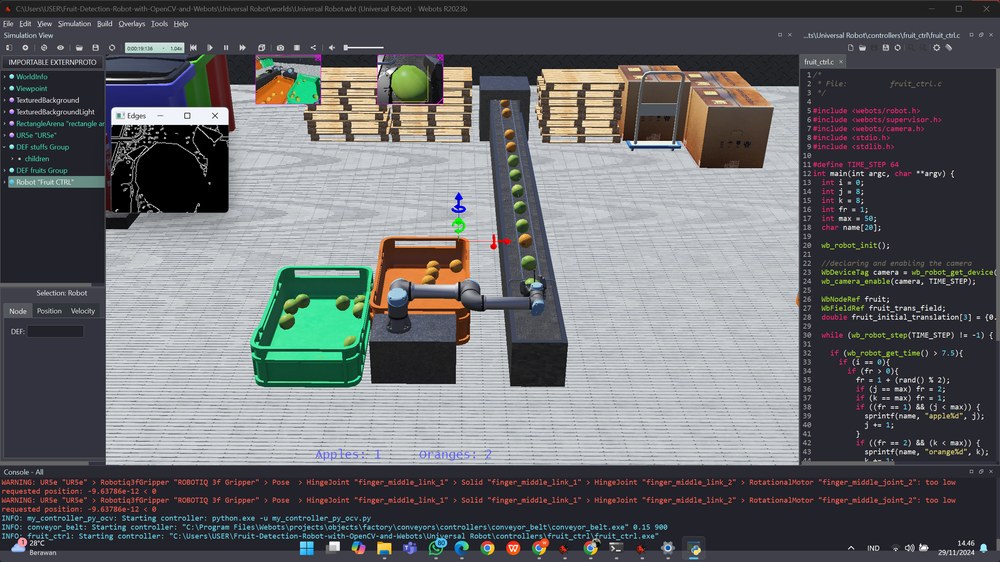
#> input picture Week 10/Fruits detection robot.png, 1000 x 562 px, shrunk from 2560 x 1440 before the run
$ jupyter execute Tugas_Robotika_Week_10.ipynb   (shell and % lines are left out)   (older library calls are emulated)
#> lines starting #> are read from the running program, lines starting #| are printed output that depends on the picture
[cell 1]
from google.colab import files
import cv2
import numpy as np
import matplotlib.pyplot as plt

# Upload gambar
uploaded = files.upload()
#> the answer given: Fruits detection robot.png
image_path = list(uploaded.keys())[0]

# Load gambar
image = cv2.imread(image_path, cv2.IMREAD_COLOR)
#> image is the input picture: shape (562, 1000, 3); mean B, G, R 105.8, 103.5, 101.8
image = cv2.cvtColor(image, cv2.COLOR_BGR2RGB)  # Convert BGR to RGB for display

# Tampilkan gambar asli
plt.imshow(image)
plt.title("Uploaded Image")
plt.axis('off')
plt.show()

[cell 2]
# Membuat filter moving average
kernel = np.ones((5, 5), np.float32) / 25
smoothed_image = cv2.filter2D(image, -1, kernel)
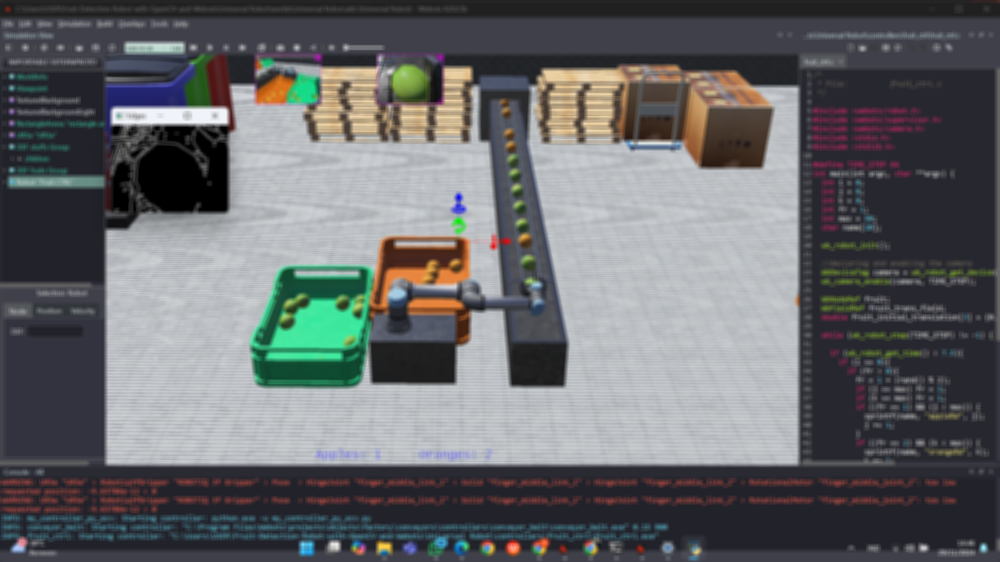
#> smoothed_image: shape (562, 1000, 3); mean R, G, B 101.8, 103.4, 105.8

# Tampilkan hasil
plt.imshow(smoothed_image)
plt.title("Moving Average Filter")
plt.axis('off')
plt.show()

[cell 3]
# Konversi ke grayscale
gray_image = cv2.cvtColor(image, cv2.COLOR_RGB2GRAY)
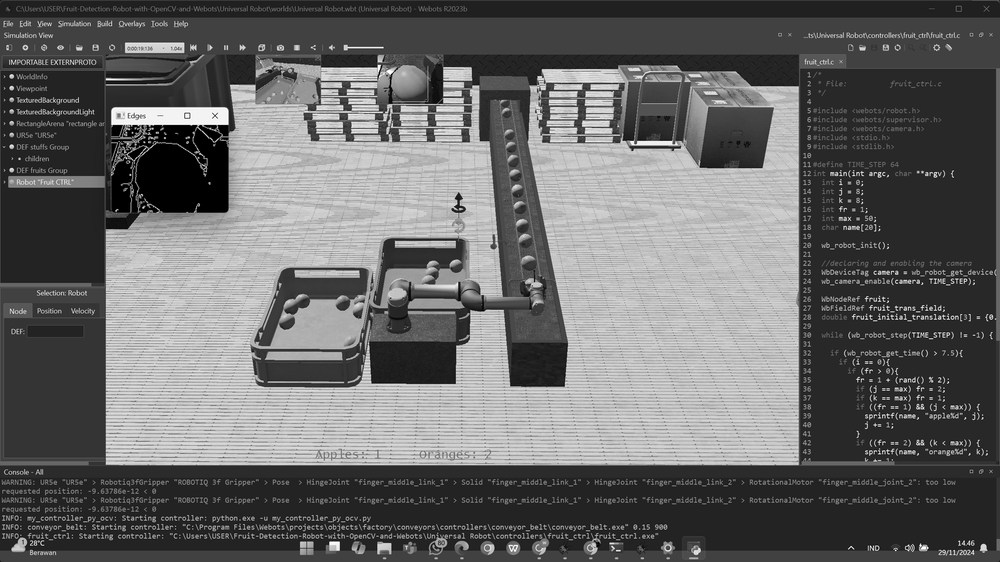
#> gray_image: shape (562, 1000); min 0, max 255, mean 103.2

# Inisialisasi SIFT
sift = cv2.SIFT_create()

# Deteksi fitur
keypoints, descriptors = sift.detectAndCompute(gray_image, None)
#> keypoints = 3165 keypoints; strongest (x, y, size): (11, 170, 2.9), (11, 76, 2.9), (11, 146, 2.9), (983, 548, 4.6)

# Gambar keypoints
sift_image = cv2.drawKeypoints(image, keypoints, None, flags=cv2.DRAW_MATCHES_FLAGS_DRAW_RICH_KEYPOINTS)
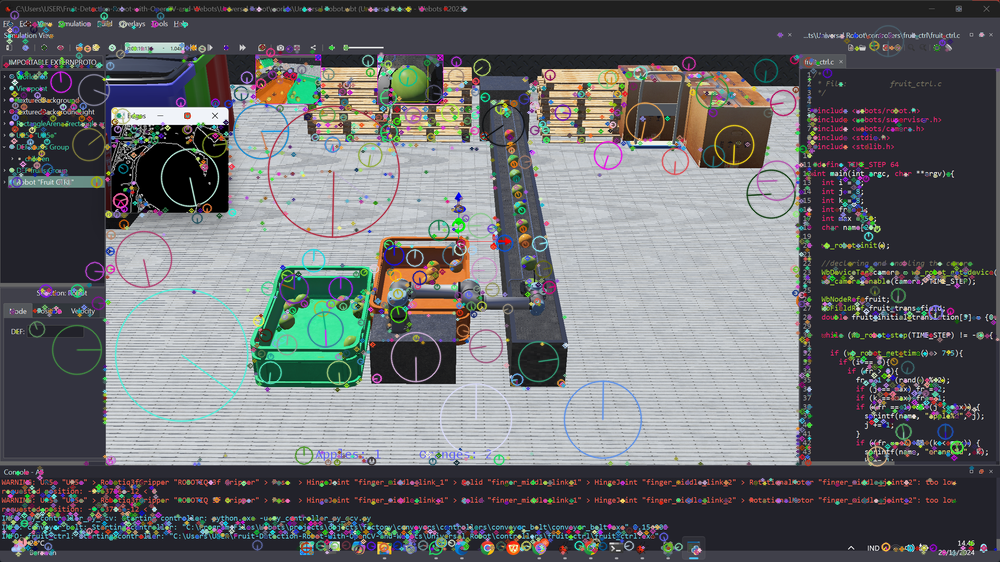
#> sift_image: shape (562, 1000, 3); mean R, G, B 103.9, 105.6, 108.2

# Tampilkan hasil
plt.imshow(sift_image)
plt.title("SIFT Feature Detection")
plt.axis('off')
plt.show()

[cell 4]
# Hitung histogram untuk masing-masing channel (RGB)
colors = ('r', 'g', 'b')
plt.figure(figsize=(10, 5))

for i, color in enumerate(colors):
    hist = cv2.calcHist([image], [i], None, [256], [0, 256])
    plt.plot(hist, color=color)
    plt.xlim([0, 256])

plt.title("Histogram Gambar")
plt.xlabel("Intensity Value")
plt.ylabel("Pixel Count")
plt.show()
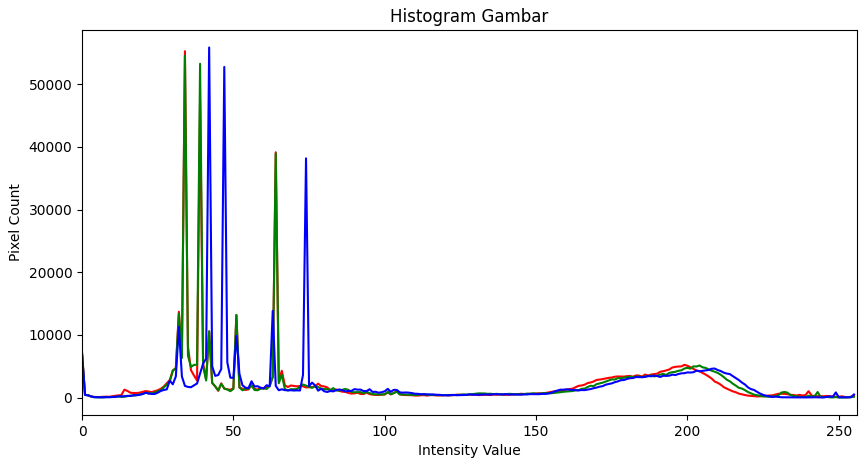
#> figure drawn by matplotlib, 1 panel; curve peaks at x = 34, y = 55270; curve peaks at x = 34, y = 54532; curve peaks at x = 42, y = 55859

[cell 5]
# Aplikasi Gaussian Blur
gaussian_blurred = cv2.GaussianBlur(image, (5, 5), 0)

# Tampilkan hasil
plt.imshow(gaussian_blurred)
plt.title("Gaussian Smoothing")
plt.axis('off')
plt.show()

[cell 6]
# Konversi ke grayscale
gray_image = cv2.cvtColor(image, cv2.COLOR_RGB2GRAY)

# Sobel filter
sobelx = cv2.Sobel(gray_image, cv2.CV_64F, 1, 0, ksize=3)  # Gradien x
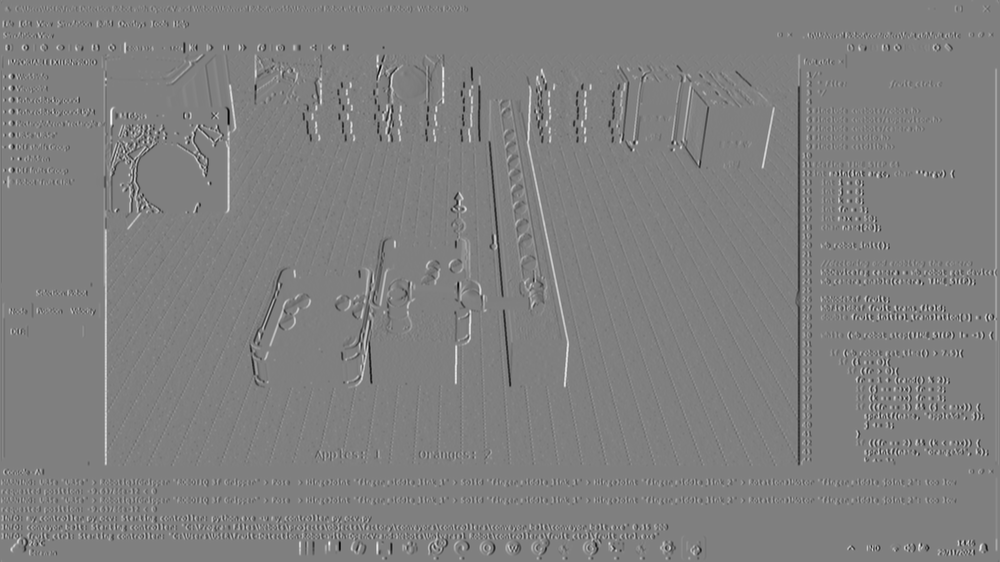
#> sobelx: shape (562, 1000) float64; min -928, max 921, mean 0.2; drawn with min black and max white
sobely = cv2.Sobel(gray_image, cv2.CV_64F, 0, 1, ksize=3)  # Gradien y
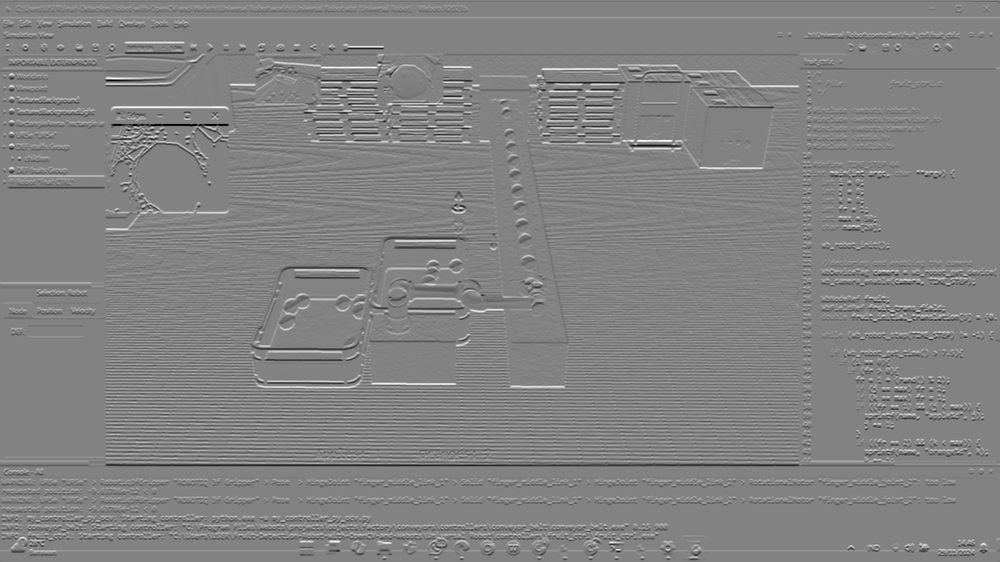
#> sobely: shape (562, 1000) float64; min -979, max 932, mean 0.3; drawn with min black and max white

# Kombinasi gradien
sobel_combined = cv2.magnitude(sobelx, sobely)
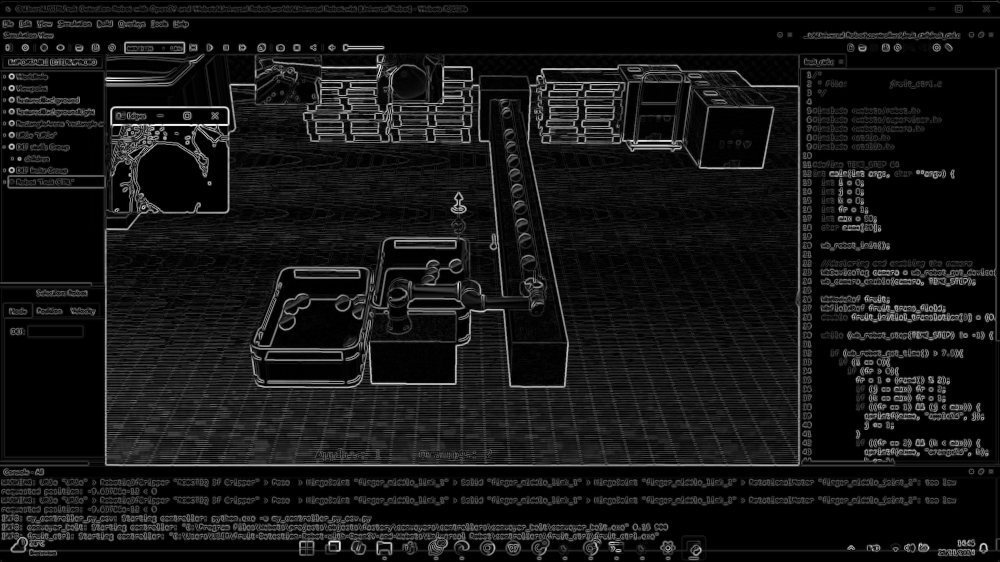
#> sobel_combined: shape (562, 1000) float64; min 0, max 992.7, mean 83.2; drawn with min black and max white

# Tampilkan hasil
plt.imshow(sobel_combined, cmap='gray')
plt.title("Sobel Edge Detection")
plt.axis('off')
plt.show()

[cell 7]
from skimage.feature import hog
from skimage import exposure

# Konversi ke grayscale
gray_image = cv2.cvtColor(image, cv2.COLOR_RGB2GRAY)

# Ekstraksi fitur HOG
hog_features, hog_image = hog(
    gray_image,
    orientations=9,
    pixels_per_cell=(8, 8),
    cells_per_block=(2, 2),
    block_norm='L2-Hys',
    visualize=True,
    feature_vector=True
)
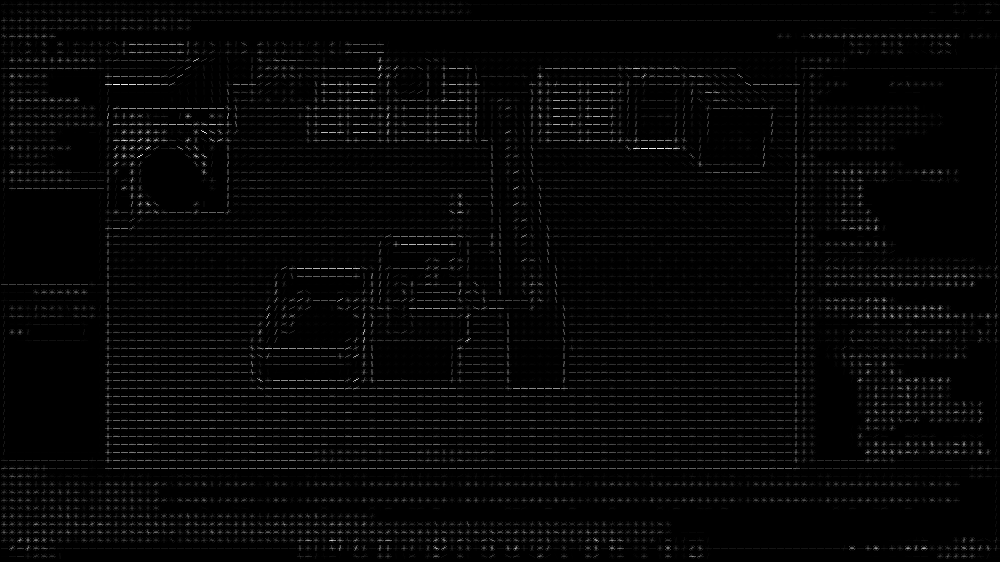
#> hog_image: shape (562, 1000) float64; min 0, max 96.71, mean 2.3; drawn with min black and max white

# Tampilkan hasil
plt.imshow(hog_image, cmap='gray')
plt.title("HOG Feature Representation")
plt.axis('off')
plt.show()

$ run again, on Week 10/SS robot visual tracking.png
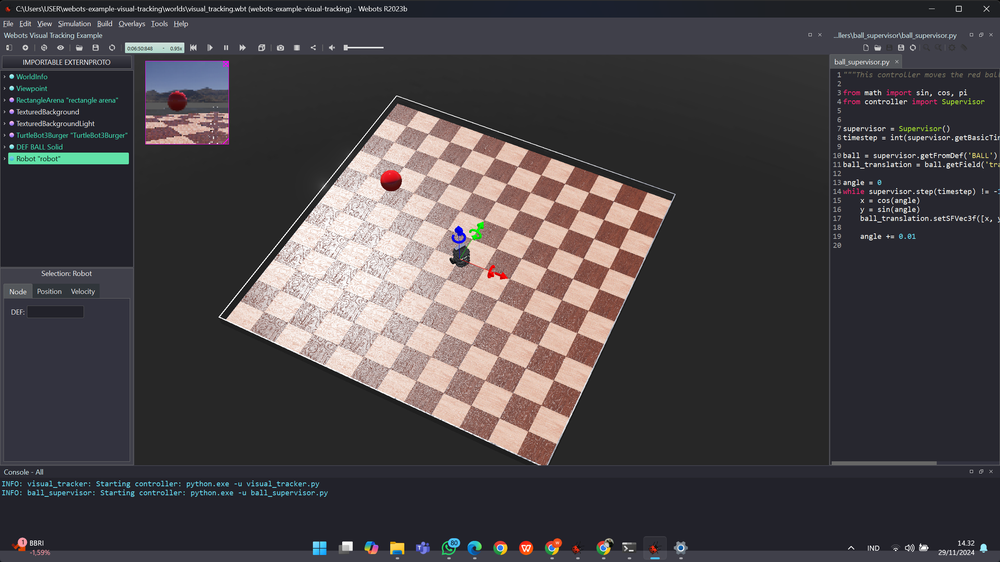
#> input picture Week 10/SS robot visual tracking.png, 1000 x 562 px, shrunk from 2560 x 1440 before the run
#> image is the input picture: shape (562, 1000, 3); mean B, G, R 69.4, 66.8, 71
#> `gray_image = cv2.cvtColor(image, cv2.COLOR_RGB2GRAY)`:
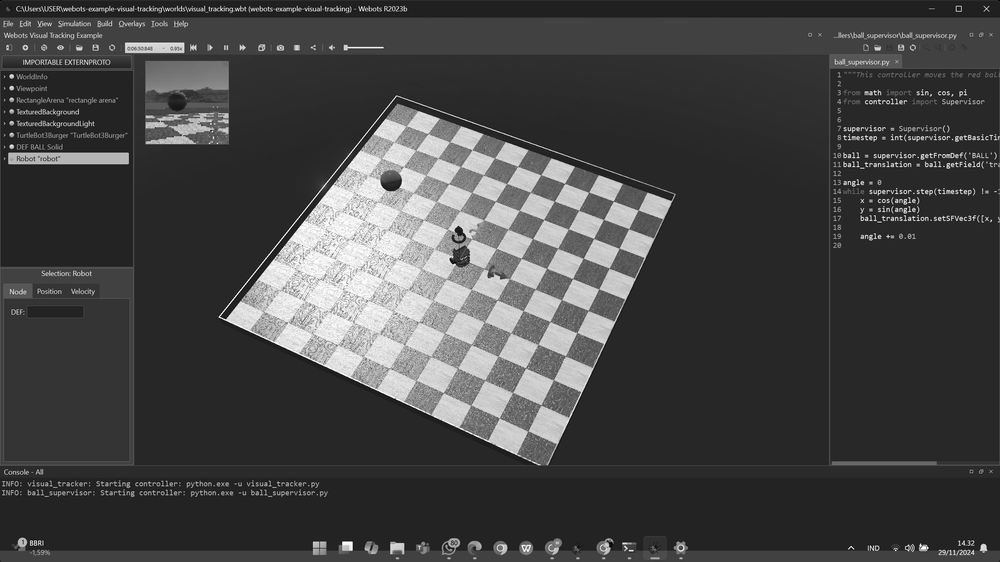
#> gray_image: shape (562, 1000); min 0, max 255, mean 68.3
#> keypoints = 2095 keypoints; strongest (x, y, size): (11, 76, 2.9), (11, 146, 2.9), (347, 545, 7.3), (983, 548, 4.6)
#> `hog_features, hog_image = hog( gray_image, orientations=9, pixels_per_..`:
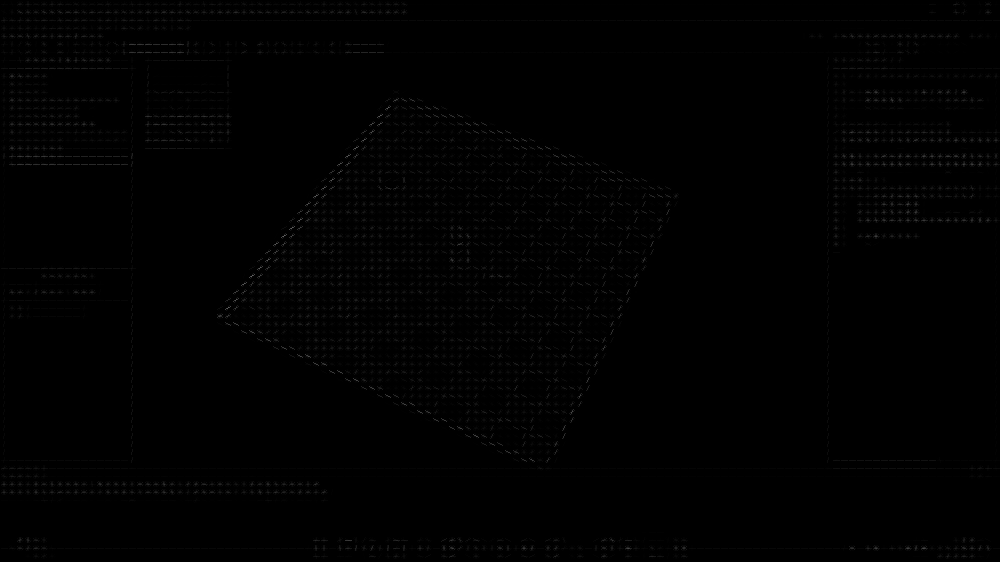
#> hog_image: shape (562, 1000) float64; min 0, max 104.4, mean 1.2

$ run again, on Week 10/dokumentasi hasil simulasi (2).png
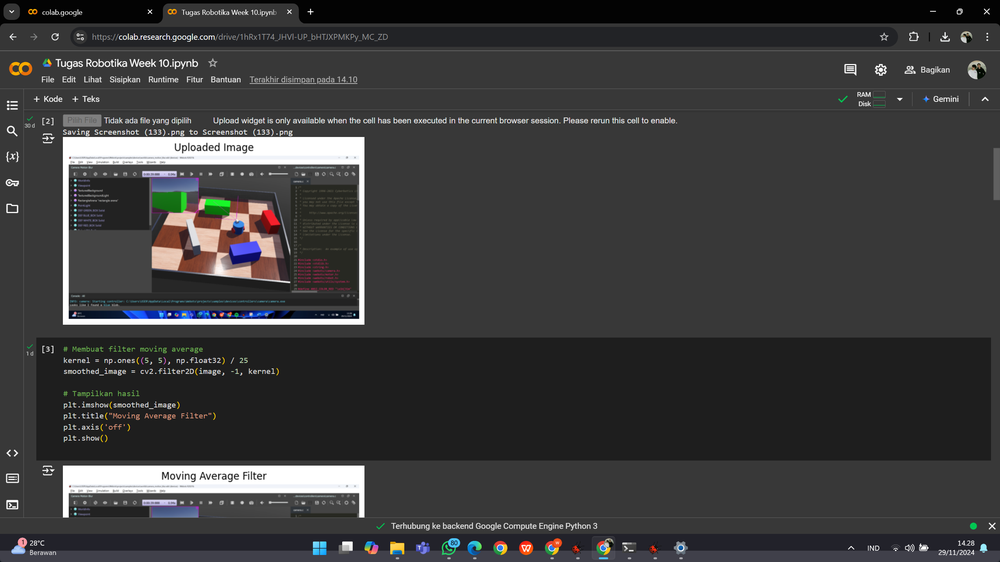
#> input picture Week 10/dokumentasi hasil simulasi (2).png, 1000 x 562 px, shrunk from 2560 x 1440 before the run
#> image is the input picture: shape (562, 1000, 3); mean B, G, R 58.8, 58.4, 58.6
#> keypoints = 1321 keypoints; strongest (x, y, size): (170, 314, 2), (900, 99, 2), (347, 545, 7.2), (310, 11, 2.3)
#> `sobely = cv2.Sobel(gray_image, cv2.CV_64F, 0, 1, ksize=3)`:
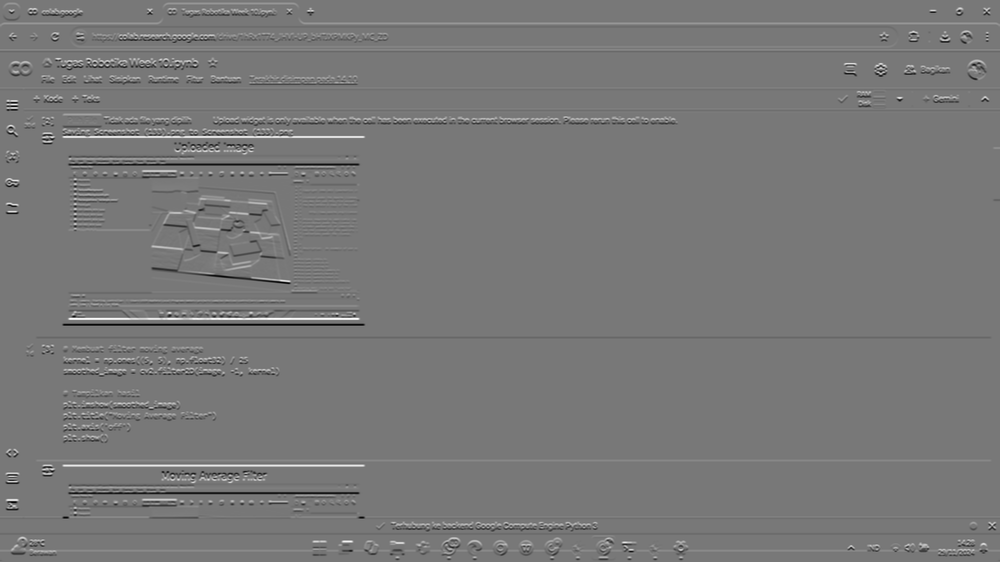
#> sobely: shape (562, 1000) float64; min -889, max 997, mean 0.9; drawn with min black and max white
#> `hog_features, hog_image = hog( gray_image, orientations=9, pixels_per_..`:
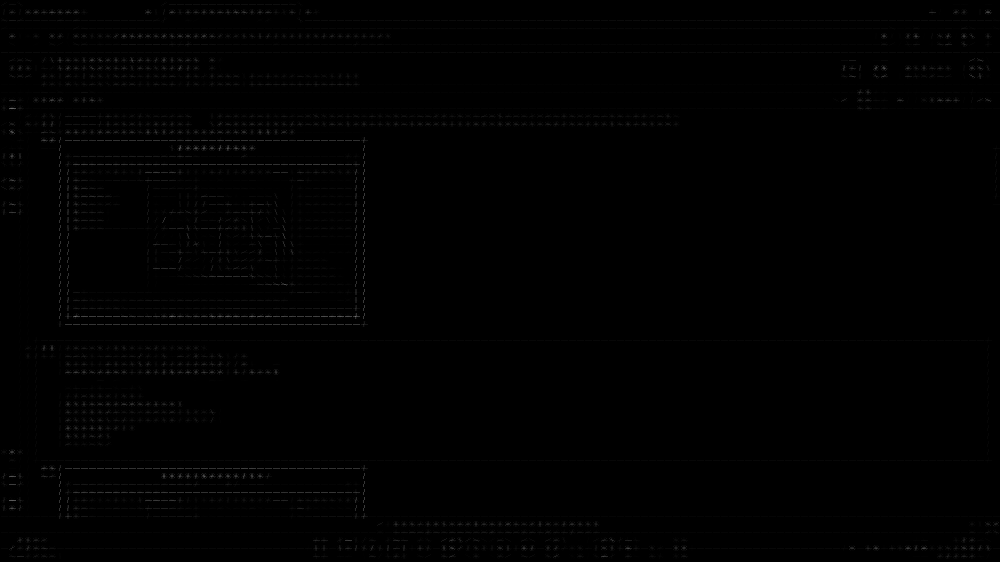
#> hog_image: shape (562, 1000) float64; min 0, max 114.6, mean 1
